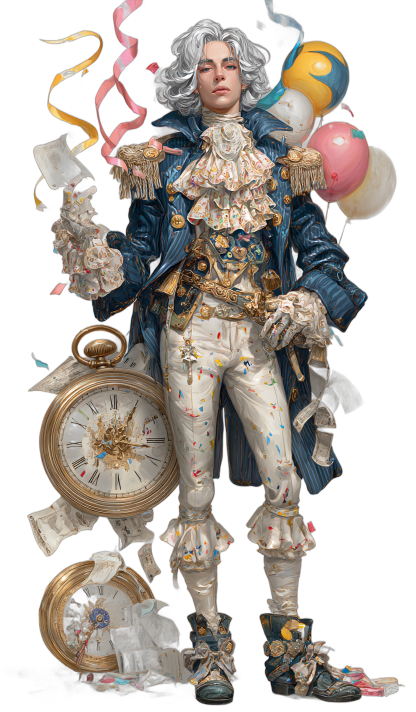
#> input picture archive/limpia2.png, 832 x 1424 px (shown at 1/2 size)
$ python fine_tune_borders.py ../limpia2.png out.png 3
#> lines starting #> are read from the running program, lines starting #| are printed output that depends on the picture
#!/usr/bin/env python3
"""
Ajuste fino de bordes - Toma un resultado ya bueno y elimina solo píxeles de borde específicos
Diseñado para refinar resultados existentes, no empezar desde cero
"""

import sys
import os
import cv2
import numpy as np
from PIL import Image

# [97 lines left out: functions analyze_border_pixels, fine_tune_existing_mask, not called in this run]

def refine_existing_result(input_path, output_path, tune_pixels=5):
    """
    Refina un resultado que ya está bien, eliminando píxeles residuales específicos
    """
#> called with input_path = '../limpia2.png', output_path = 'out.png', tune_pixels = 3
    try:
        print("🎯 Ajuste FINO de resultado existente...")
        print(f"🔧 Nivel de ajuste: {tune_pixels} píxeles")

        # Cargar imagen original
        with Image.open(input_path) as img:
#> img is the input picture: PIL image 832x1424 RGBA; mean R, G, B, A 71.5, 64.4, 57.7, 130.4
            original = img.convert('RGBA')
            original_rgb = img.convert('RGB')
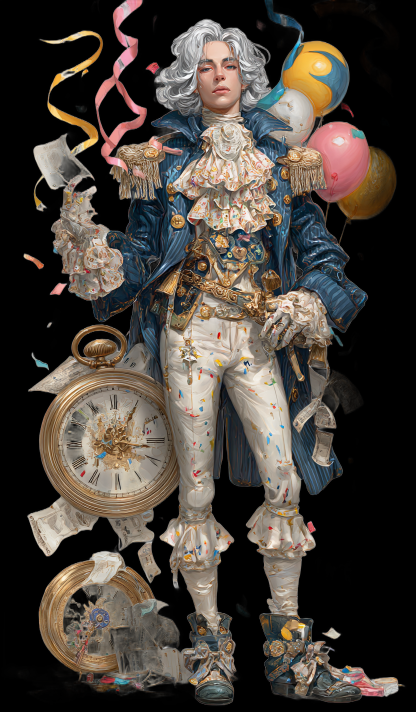
#> original_rgb: PIL image 832x1424 RGB (shown at 1/2 size); mean R, G, B 71.5, 64.4, 57.7
            print(f"📐 Procesando imagen: {original.size}")
#| 📐 Procesando imagen: (832, 1424)

        # En lugar de generar nueva máscara, usar directamente rembg como base
        from rembg import remove, new_session

        print("🤖 Generando máscara base de referencia...")
        session = new_session('u2net_human_seg')
        ai_result = remove(original_rgb, session=session)
        base_mask = np.array(ai_result)[:,:,3]

        # Aplicar threshold conservador para tener una buena base
        _, base_mask = cv2.threshold(base_mask, 120, 255, cv2.THRESH_BINARY)

        print("🔧 Aplicando ajuste fino a la máscara...")
        refined_mask = fine_tune_existing_mask(original_rgb, base_mask, tune_pixels)

        # Aplicar una pasada adicional de análisis específico
        print("🎯 Análisis específico de píxeles residuales...")
        final_mask = analyze_border_pixels(original_rgb, refined_mask, tune_pixels + 2)

        # Suavizado mínimo final
        final_mask = cv2.GaussianBlur(final_mask, (2, 2), 0.5)
        _, final_mask = cv2.threshold(final_mask, 127, 255, cv2.THRESH_BINARY)

        # Aplicar a imagen original
        original_array = np.array(original)
        original_array[:,:,3] = final_mask

        result_image = Image.fromarray(original_array, 'RGBA')
        result_image.save(output_path, 'PNG')

        # Estadísticas comparativas
        pixels_final = np.sum(final_mask > 127)
        pixels_total = final_mask.shape[0] * final_mask.shape[1]
        porcentaje = (pixels_final / pixels_total) * 100

        print(f"✅ ¡Ajuste fino completado!")
        print(f"💾 Guardado en: {output_path}")
        print(f"📊 Modelo ajustado: {porcentaje:.1f}% de la imagen")
        print(f"🎯 Refinamiento aplicado con nivel {tune_pixels}")

        return True

    except Exception as e:
        print(f"❌ Error durante el ajuste: {str(e)}")
        return False

def main():
    if len(sys.argv) < 3:
        print("🎯 Uso: python fine_tune_borders.py <imagen_entrada> <imagen_salida> [nivel_ajuste]")
        print("📝 Niveles de ajuste fino:")
        print("   3  - Ajuste muy suave")
        print("   5  - Ajuste estándar (recomendado)")
        print("   7  - Ajuste más agresivo")
        print("   10 - Ajuste máximo")
        print("💡 Ejemplo: python fine_tune_borders.py modelo.jpg modelo_ajustado.png 5")
        print("🔧 Diseñado para refinar resultados que ya están bien")
        sys.exit(1)

    input_path = sys.argv[1]
    output_path = sys.argv[2]
    tune_level = int(sys.argv[3]) if len(sys.argv) > 3 else 5

    if not os.path.exists(input_path):
        print(f"❌ Error: No se encuentra el archivo {input_path}")
        sys.exit(1)

    success = refine_existing_result(input_path, output_path, tune_level)

    if success:
        print("\n🎉 ¡Ajuste fino completado!")
        print("✅ Resultado refinado manteniendo calidad base")
        print("💡 Compara con el resultado anterior para ver la diferencia")
    else:
        print("\n💥 El ajuste falló")
        sys.exit(1)

if __name__ == "__main__":
    main()
#> (the call stopped at in refine_existing_result, `session = new_session('u2net_human_seg')`: rembg is not available in this run)
